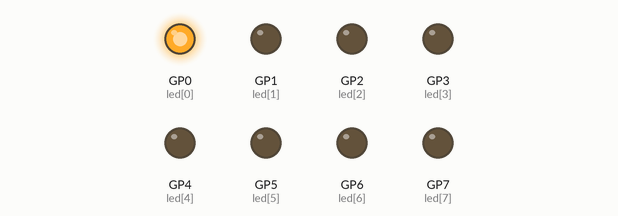
The program below on a simulated Raspberry Pi Pico running MicroPython. Shown: output pins drawn as LEDs (lit = HIGH).

Above: at 0.05 s.
At 0.45 s:
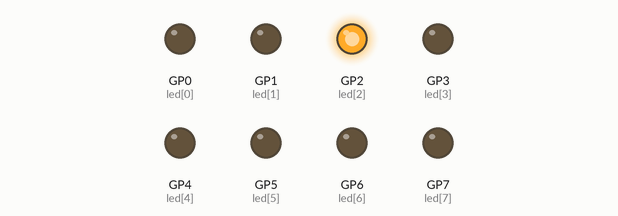
At 0.85 s:
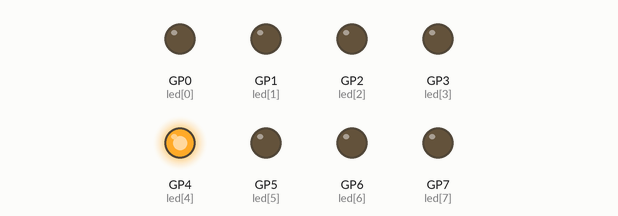
At 1.85 s:
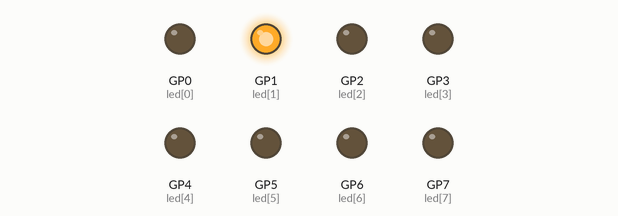
At 2.65 s:
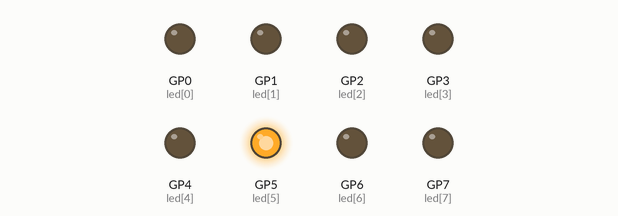
At 3.55 s:
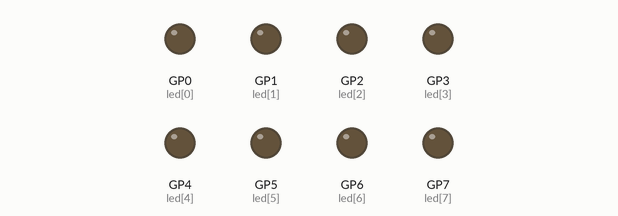
Timing chart, 0 to 3.9 s (numbered marks = the images above):
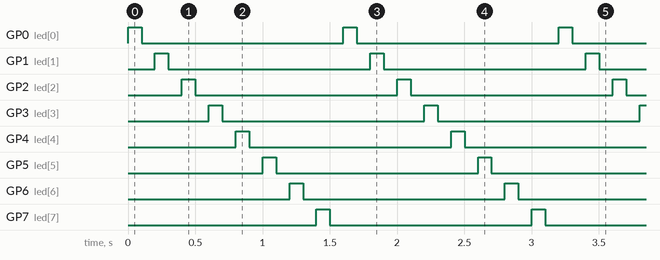

Measured:
- by itself, GP0 (led[0]), GP1 (led[1]), GP2 (led[2]), GP3 (led[3]), GP4 (led[4]), GP5 (led[5]), GP6 (led[6]), GP7 (led[7]): alternates HIGH for 0.10 s and LOW for 1.5 s

The program:

Ex03_Pico_8_LED_blink.py
```python
# Ex03_Pico_8_LED_blink.py，讓GPIO 0 ~ GPIO 7的8顆LED依順序亮滅

from machine import Pin   # 從machine模組匯入Pin類別
import time               # 匯入time模組

# 對for迴圈做無限多次迴圈，依順序點亮熄滅LED
while True:
    for pin in range(8):         # 使用for迴圈依順序指定腳位
        led = Pin(pin, Pin.OUT)  # 設定腳位 GPIO 從 0 ~ 7為輸出
        led.on()                 # 點亮LED
        time.sleep(0.1)          # 暫停 0.1秒
        led.off()                # 熄滅LED
        time.sleep(0.1)          # 暫停 0.1秒
        
```
